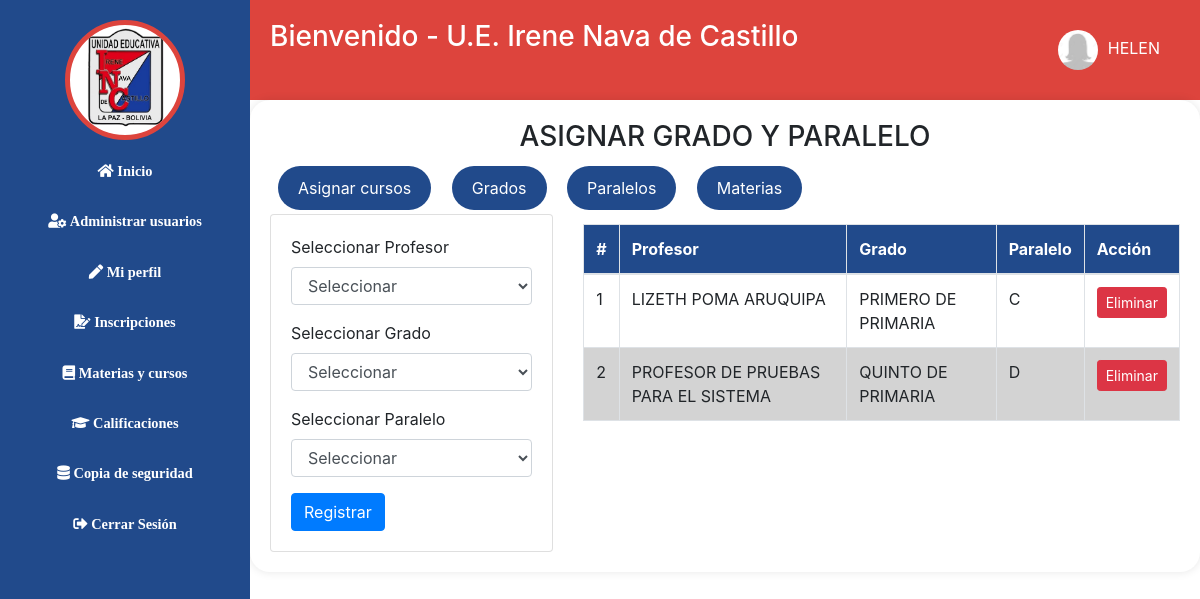
/asignar.php (signed in), run on the app's committed database.
### tables this page shows
CREATE TABLE `asignar` (
  `id_asi` int(11) NOT NULL,
  `id_gra` int(11) NOT NULL,
  `id_par` int(11) NOT NULL,
  `id_usuario` int(11) NOT NULL
);

CREATE TABLE `usuario` (
  `id_usuario` int(11) NOT NULL,
  `usuario` varchar(100) NOT NULL,
  `password` varchar(255) NOT NULL,
  `rol` varchar(50) NOT NULL,
  `foto` varchar(255) DEFAULT NULL,
  `nombre` varchar(100) NOT NULL
);

CREATE TABLE `grado` (
  `id_gra` int(11) NOT NULL,
  `abr_gra` int(11) NOT NULL,
  `nom_gra` varchar(255) NOT NULL
);

CREATE TABLE `paralelo` (
  `id_par` int(11) NOT NULL,
  `nom_par` varchar(255) NOT NULL
);

### asignar.php (the view, shortened to what this page needs)
<?php
function obtenerAsignaciones() {
    include 'include/conexion.php';
    $query = "SELECT a.id_asi, u.nombre AS profesor, g.nom_gra AS grado, p.nom_par AS paralelo
              FROM asignar a
              JOIN usuario u ON a.id_usuario = u.id_usuario
              JOIN grado g ON a.id_gra = g.id_gra
              JOIN paralelo p ON a.id_par = p.id_par
              ORDER BY g.nom_gra, p.nom_par";
    $result = $conn->query($query);
    $asignaciones = array();
    while ($row = $result->fetch_assoc()) {
        $asignaciones[] = $row;
    }
    return $asignaciones;
}
?>
<!DOCTYPE html>
<html lang="es">
<head>
    <link rel="stylesheet" type="text/css" href="style/estilos.css">
    <link rel="stylesheet" href="css/bootstrap.min.css">
    <link rel="stylesheet" href="https://cdn.datatables.net/1.13.4/css/jquery.dataTables.min.css">
</head>
<body>
    <?php include 'include/cabecera.php'; ?>
    <?php include 'include/menu.php'; ?>
    <div class="contenido main-content">
        <h3 class="display-8 fw-semibold text-uppercase text-center fw-bold fst-italic text-end">Asignar Grado y Paralelo</h3>
                <a href="asignar.php"><button class="boton">Asignar cursos</button></a>
        <a href="grados.php"><button class="boton">Grados</button></a>
        <a href="paralelos.php"><button class="boton">Paralelos</button></a>
        <a href="mat_cur.php"><button class="boton">Materias</button></a>
        <div class="row">
            <div class="col-lg-4">
                <div class="card">
                    <div class="card-body">
                        <form action="" method="POST">
                            <div class="mb-3" align="left">
                                <label for="profesor" class="form-label">Seleccionar Profesor</label>
                                <select class="form-control" id="profesor" name="profesor" required>
                                    <option value="">Seleccionar</option>
                                </select>
                            </div>
                            <div class="mb-3" align="left">
                                <label for="grado" class="form-label">Seleccionar Grado</label>
                                <select class="form-control" id="grado" name="grado" required>
                                    <option value="">Seleccionar</option>
                                </select>
                            </div>
                            <div class="mb-3" align="left">
                                <label for="paralelo" class="form-label">Seleccionar Paralelo</label>
                                <select class="form-control" id="paralelo" name="paralelo" required>
                                    <option value="">Seleccionar</option>
                                </select>
                            </div>
                            <button type="submit" class="btn btn-primary">Registrar</button>
                        </form>
                    </div>
                </div>
            </div>
            <div class="col-lg-8">
                <div class="table-responsive overflow-auto" style="max-height: 60vh;">
                    <table id="asignacionesTable" class="table table-bordered table-hover">
                        <thead class="table-striped">
                            <tr>
                                <th>#</th>
                                <th>Profesor</th>
                                <th>Grado</th>
                                <th>Paralelo</th>
                                <th>Acción</th>
                            </tr>
                        </thead>
                        <tbody>
    <?php
    $asignaciones = obtenerAsignaciones();
    $contador = 1;
    foreach ($asignaciones as $asignacion) { ?>
        <tr>
            <td><?php echo $contador++; ?></td>
            <td><?php echo htmlspecialchars($asignacion['profesor']); ?></td>
            <td><?php echo htmlspecialchars($asignacion['grado']); ?></td>
            <td><?php echo htmlspecialchars($asignacion['paralelo']); ?></td>
            <td>
              <a href="include/eli_asig.php?id_asi=<?php echo $asignacion['id_asi']; ?>" onclick="return confirm('¿Estás seguro de eliminar esta asignación?');" class="btn btn-danger btn-sm">Eliminar</a>
            </td>
        </tr>
    <?php } ?>
    </tbody>
  </table>
</div>
</div>
</div>
</div>
</body>
</html>

### style/estilos.css (style rules this page uses)
body { font-family: Arial, sans-serif; margin: 0; padding: 0; background-color: #f2f2f2; align-items: center; }
.contenido { margin-left: 200px; padding: 20px; background-color: white; border-radius: 20px; box-shadow: 0 0 10px rgba(0, 0, 0, 0.1); }
a { color: green; text-decoration: none; display: inline-block; padding: 4px 8px; background-color: #214a8b; color: white; border-radius: 4px; cursor: pointer; transition: background-color 0.3s, transform 0.2s; }
button { background-color: #214a8b; border: 5px; border-radius: 25px; }
.boton { display: inline-block; padding: 10px 20px; border: none; border-radius: 25px; background-color: #214a8b; color: white; font-size: 16px; cursor: pointer; transition: background-color 0.3s, transform 0.2s; }
table { border-collapse: collapse; width: 60%; border: none; margin: 10px 0; }
table td { padding: 2px; border: 1px solid transparent; text-align: left; }
th, td { padding: 4px; }
th { background-color: #214a8b; color: white; }
tr:nth-child(even) { background-color: lightgray; }

### include/menu.php (style rules this page uses)
.main-content { margin-left: 250px; padding: 20px; }

### data on the page
asignar: id_usuario.nombre "LIZETH POMA ARUQUIPA", id_gra.nom_gra "PRIMERO DE PRIMARIA", id_par.nom_par "C"
asignar: id_usuario.nombre "PROFESOR DE PRUEBAS PARA EL SISTEMA", id_gra.nom_gra "QUINTO DE PRIMARIA", id_par.nom_par "D"

### other printed values
$_SESSION['usuario'] "HELEN"
